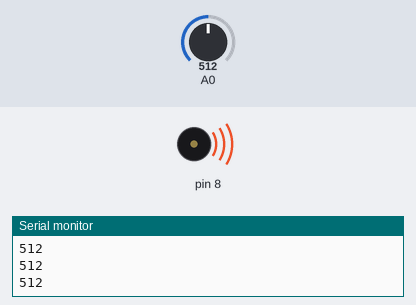
Bench run of a sketch on a simulated Arduino Uno, built with avr-gcc and run on an emulated ATmega328P. Shown: buzzer (waves = sounding), the last lines printed to the serial monitor. The inputs (shaded band) are chosen by the test bench; at power-on: A0 = 512.

Above: at 1.2 s.
1.3 s: A0 set to 490
At 1.9 s:
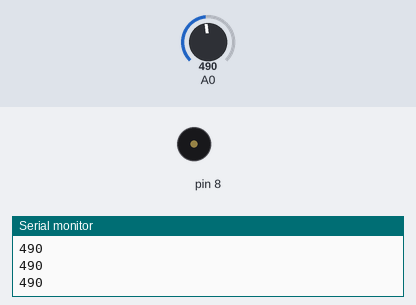
2.8 s: A0 set to 511
At 3.1 s:
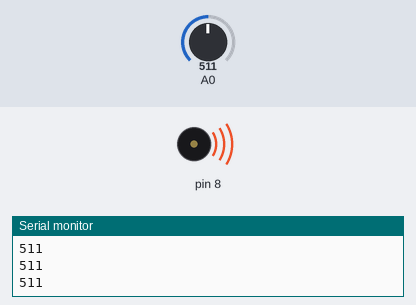
4.3 s: A0 set to 495
At 5.4 s:
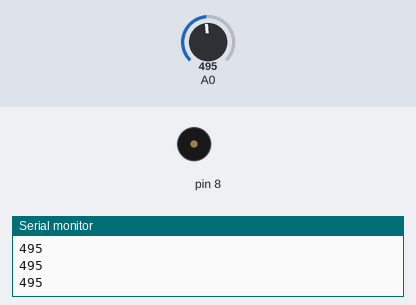
Timing chart, 0 to 7.3 s (numbered marks = the images above; inputs shaded):
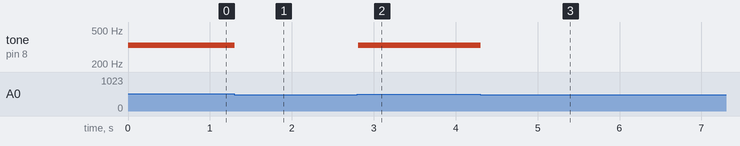

The sketch:

proj07_KeyboardInstrument.ino
```cpp
int note[] = {262, 294, 330, 349};

void setup (){
  Serial.begin(9600);
}

void loop() {

 int keyVal = analogRead(A0);
 Serial.println(keyVal);

 if (keyVal == 1023) {
   tone(8, note[0]);
 } else if (keyVal >= 990 && keyVal <= 1010) {
   tone(8, note[1]);
 } else if (keyVal >= 505 && keyVal <= 515) {
   tone(8, note[2]);
 } else if (keyVal >= 5 && keyVal <= 10) {
   tone(8, note[3]);
 } else {
   noTone(8);
 }
}
```

Measured:
- the behaviour switches between 505 and 504 on A0 (found by bisection; images 0 and 1)
- after the input at 1.3 s, tone on pin 8: 330 Hz → silent at once
- after the input at 2.8 s, tone on pin 8: silent → 330 Hz at once
- after the input at 4.3 s, tone on pin 8: 330 Hz → silent at once
